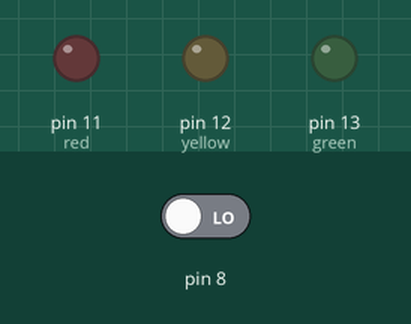
The sketch below on a simulated Arduino Uno, built with avr-gcc and run on an emulated ATmega328P. Shown: output pins drawn as LEDs (lit = HIGH). The inputs (shaded band) are chosen by the test bench; at power-on: pin 8 LOW.

Above: at 1.2 s.
1.3 s: pin 8 driven HIGH
At 2.5 s:
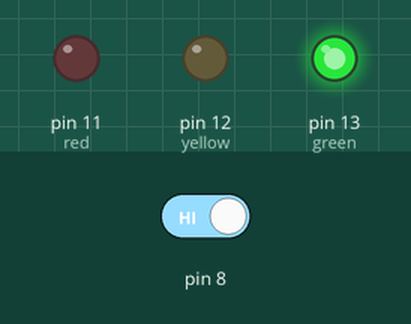
2.8 s: pin 8 driven LOW
At 3.9 s:
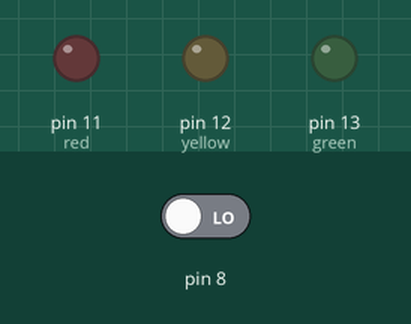
Timing chart, 0 to 5.8 s (numbered marks = the images above; inputs shaded):
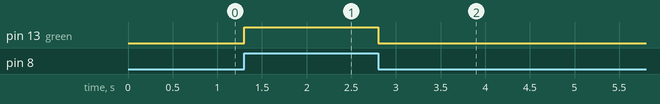

The sketch:

change_lights_with_buttons_.ino
```cpp
int green = 13;
int yellow = 12;
int red = 11;
int buttonState = 0;

void setup(){
    pinMode(red, OUTPUT);
    pinMode(yellow, OUTPUT);
    pinMode(green, OUTPUT);
    pinMode(8, INPUT);

}

void loop()
{
  // read the state of the pushbutton value
  buttonState = digitalRead(8);
  // check if pushbutton is pressed.  if it is, the
  // buttonState is HIGH
  if (buttonState == HIGH) {
    // turn LED on
    digitalWrite(green, HIGH);
  } else {
    // turn LED off
    digitalWrite(green, LOW);
  }
  delay(10); // Delay a little bit to improve simulation performance
}
```

Measured:
- after the input at 1.3 s, pin 13 (green): LOW → HIGH at once
- after the input at 2.8 s, pin 13 (green): HIGH → LOW at once
